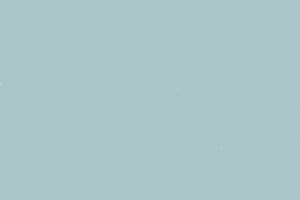
Frame 1 (no input)
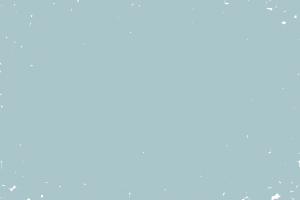
Frame 60 (no input)
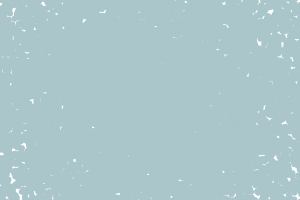
Frame 120 (the mouse pressed at the canvas centre since frame 60)

The p5.js sketch that drew these frames (run headless with seeded random() and noise() and a simulated clock; from frame 60 on, the mouse is pressed at the canvas centre):

// p5.js sketch
// ── sketch.js
class Bolinha {
  constructor() {
    this.x = random(0, 300);
    this.y = random(0, 200);

    this.passoX = random(-1, 1);
    this.passoY = random(-1, 1);
  }

  atualiza() {
    this.x = this.x + this.passoX;
    this.y = this.y + this.passoY;

    // Checar se bati nas paredes e ir pro outro lado
  }

  desenha() {
    circle(this.x, this.y, 6);
  }
}

let bolinhas = [];

function setup() {
  createCanvas(300, 200);
  noStroke();
  fill("#aac6ca");

  for (let i = 0; i < 20000; i++) {
    let bolinha = new Bolinha();
    bolinhas.push(bolinha);
  }
}

function draw() {
  background("rgba(255,255,255,1)");

  for (let bolinha of bolinhas) {
    bolinha.atualiza();
    bolinha.desenha();
  }
}

// ── bolinhas.html
<!DOCTYPE html>
<html lang="en">
  <head>
    <meta charset="UTF-8" />
    <meta name="viewport" content="width=device-width, initial-scale=1.0" />
    <title>Bolinhas</title>
    <script
      src="https://cdnjs.cloudflare.com/ajax/libs/p5.js/1.9.4/p5.js"
      defer
    ></script>
    <script src="sketch.js" defer></script>

    <style>
      canvas {
        outline: 1px solid gray;
      }
    </style>
  </head>
  <body></body>
</html>
